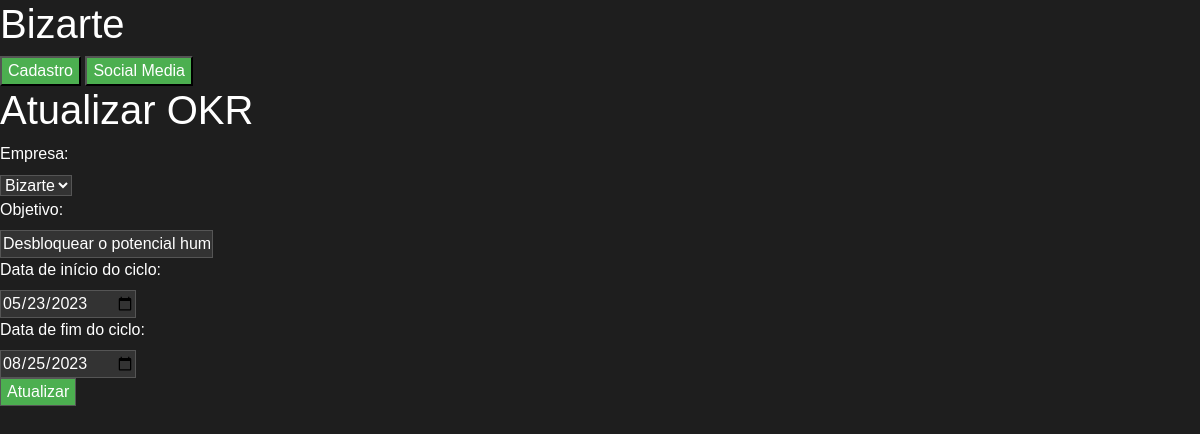
Before: /atualizar/okr/1 with the older database file.
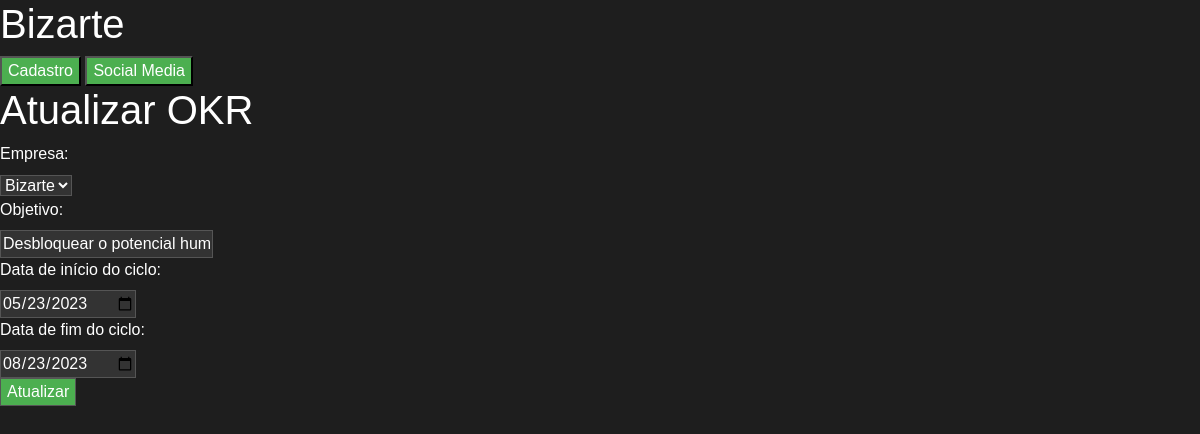
After: the same page with the newer database file.
### models.py (models this page shows)
class OKR(db.Model):
    id = db.Column(db.Integer, primary_key=True)
    id_empresa = db.Column(db.Integer, db.ForeignKey('empresa.id'), nullable=False)
    empresa = db.relationship('Empresa', backref='okrs')
    objetivo = db.Column(db.String(200))
    data_inicio = db.Column(db.DateTime, nullable=False)
    data_fim = db.Column(db.DateTime, nullable=False)

class Empresa(db.Model):
    id = db.Column(db.Integer, primary_key=True)
    nome_contato = db.Column(db.String(80))
    email_contato = db.Column(db.String(120))
    telefone_contato = db.Column(db.String(20))
    endereco_empresa = db.Column(db.String(200))
    setor_atuacao = db.Column(db.String(200))
    tamanho_empresa = db.Column(db.String(200))
    descricao_empresa = db.Column(db.Text)
    objetivos_principais = db.Column(db.Text)
    historico_interacoes = db.Column(db.Text)

### app.py (the view, shortened to what this page needs)
@app.route('/atualizar/okr/<int:id>', methods=['GET', 'POST'])
def atualizar_okr(id):
    okr = OKR.query.get(id)
    empresas = Empresa.query.all()
    return render_template('atualizar_okr.html', okr=okr, empresas=empresas)

### templates/atualizar_okr.html
{% extends "base.html" %}
{% block content %}
    <h1>Atualizar OKR</h1>
    <form action="{{ url_for('atualizar_okr', id=okr.id) }}" method="POST">
        <label for="empresa">Empresa:</label><br>
        <select id="empresa" name="empresa">
            {% for empresa in empresas %}
                <option value="{{ empresa.id }}" {% if empresa.id == okr.id_empresa %} selected {% endif %}>{{ empresa.nome_contato }}</option>
            {% endfor %}
        </select><br>
        <label for="objetivo">Objetivo:</label><br>
        <input type="text" id="objetivo" name="objetivo" value="{{ okr.objetivo }}"><br>
        <label for="data_inicio">Data de início do ciclo:</label><br>
        <input type="date" id="data_inicio" name="data_inicio" value="{{ okr.data_inicio.strftime('%Y-%m-%d') }}"><br>
        <label for="data_fim">Data de fim do ciclo:</label><br>
        <input type="date" id="data_fim" name="data_fim" value="{{ okr.data_fim.strftime('%Y-%m-%d') }}"><br>
        <input type="submit" value="Atualizar">
    </form>
{% endblock %}

Changed rows visible on the page:
changed OKR "Bizarte": data_fim "08/25/2023" → "08/23/2023"
